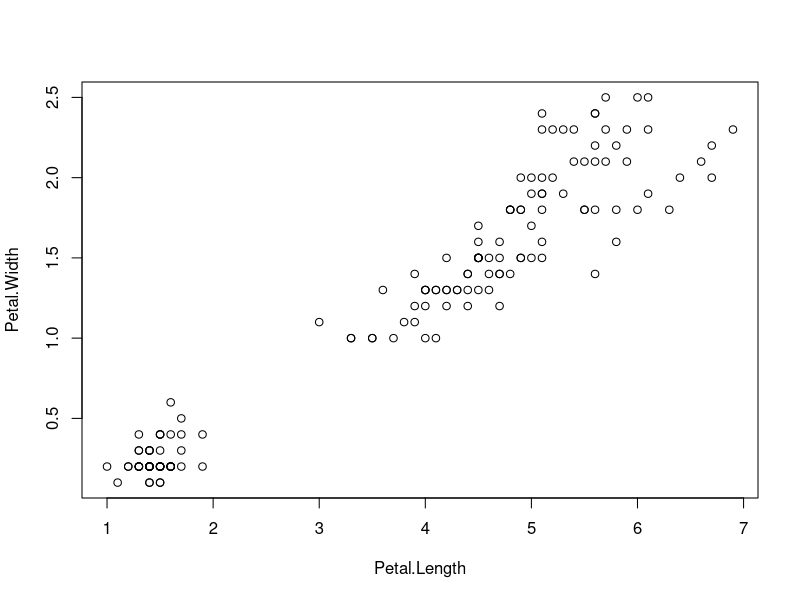

Write the R code that produced this figure.
library(datasets)

iris_data = head(iris, 150)
col_means = colMeans(iris_data[, 1:4])
iris_svd = svd(iris_data[, 1:4] - rep(col_means, times = 150))
iris_svd_trans = lapply(iris_svd, t)
covar = 1/149 * as.data.frame(iris_svd$u %*% iris_svd$d %*% iris_svd_trans$d %*% iris_svd_trans$u)
pcas = eigen(covar)
plot(iris_data[, 3:4])
arrows(0, 0, pcas$vectors[, 1], pcas$vectors[, 2], col = "red")
